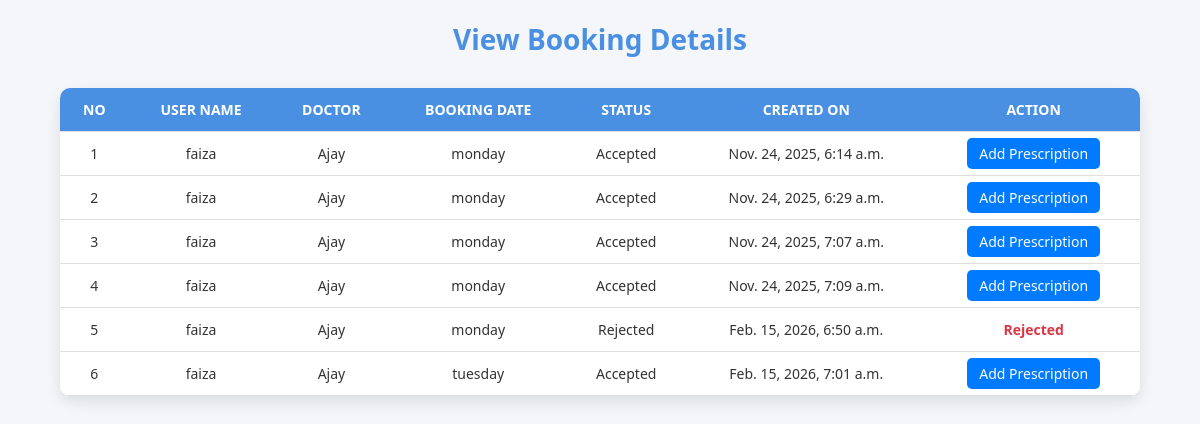
The page /ViewBooking on the database its author committed.
### healthapp/models.py (models this page shows)
class BookingTable(models.Model):
    USER = models.ForeignKey(UserTable,on_delete=models.CASCADE,blank=True,null=True)
    SCHEDULEID = models.ForeignKey(ScheduleTable,on_delete=models.CASCADE,blank=True,null=True)
    Booking_date = models.DateField(blank=True,null=True)
    Status = models.CharField(max_length=20,blank=True,null=True)
    Created_on = models.DateTimeField(blank=True,null=True, auto_now_add=True)

class UserTable(models.Model):
    UserName = models.CharField(max_length=30,blank=True, null=True)
    Gender = models.CharField(max_length=10, blank=True, null=True)
    DOB = models.DateField(blank=True,null=True)
    E_mail = models.CharField(max_length=30, blank=True, null=True)
    Phone = models.BigIntegerField(blank=True,null=True)
    Address = models.CharField(max_length=100,blank=True,null=True)
    City = models.CharField(max_length=30,blank=True,null=True)
    State = models.CharField(max_length=30,blank=True,null=True)
    Pincode = models.IntegerField(blank=True,null=True)
    LOGIN =models.ForeignKey(LoginTable,on_delete=models.CASCADE,null=True,blank=True)
    Created_at = models.DateTimeField(auto_now_add=True,blank=True,null=True)

class ScheduleTable(models.Model):
    DOCTOR = models.ForeignKey(DoctorTable,on_delete=models.CASCADE,blank=True,null=True)
    Day_of_week = models.CharField(max_length=30,blank=True,null=True)
    Start_Time = models.TimeField(blank=True,null=True)
    End_Time = models.TimeField(blank=True,null=True)

class DoctorTable(models.Model):
    UserName = models.CharField(max_length=30,blank=True,null=True)
    DOB = models.DateField(null=True,blank=True)
    Gender = models.CharField(max_length=10,blank=True,null=True)
    Specialization = models.CharField(max_length=80,blank=True,null=True)
    Qualification = models.CharField(max_length=80,blank=True,null=True)
    Experience_year = models.IntegerField(blank=True,null=True)
    E_mail = models.CharField(max_length=80,blank=True,null=True)
    Phone = models.BigIntegerField(blank=True,null=True)
    HOSPITAL = models.ForeignKey(HospitalTable,on_delete=models.CASCADE,blank=True,null=True)
    LOGIN = models.ForeignKey(LoginTable,on_delete=models.CASCADE,blank=True,null=True)
    Added_on = models.DateTimeField(auto_now_add=True, blank=True,null=True)

### healthapp/views.py (the view)
# urls.py: path("ViewBooking",ViewBooking.as_view(), name="ViewBooking"),
class ViewBooking(View):
    def get(self,request):
        obj = BookingTable.objects.all()
        return render(request, "Doctor/ViewBooking.html",{'val':obj})

### templates/Doctor/viewBooking.html (shortened to what this page needs)
<!DOCTYPE html>
<html lang="en">
<head>
</head>
<body>
  <h1>View Booking Details</h1>
  <table>
      <tr>
          <th>No</th>
          <th>User Name</th>
          <th>Doctor</th>
          <th>Booking Date</th>
          <th>Status</th>
          <th>Created On</th>
          <th>Action</th>
      </tr>
      {% for i in val %}
      <tr>
           <td>{{ forloop.counter }}</td>
           <td>{{ i.USER.UserName }}</td>
           <td>{{ i.SCHEDULEID.DOCTOR.UserName }}</td>
           <td>{{ i.SCHEDULEID.Day_of_week }}</td>
           <td>{{ i.Status }}</td>
           <td>{{ i.Created_on }}</td>
           <td>
              {% if i.Status == "Pending" %}
                  <a href="/accept_booking/{{ i.id }}" class="btn btn-accept">Accept</a>
                  <a href="/reject_booking/{{ i.id }}" class="btn btn-reject">Reject</a>
              {% elif i.Status == "Accepted" %}
                  <a href="/AddPrescription/{{ i.id }}" class="btn-prescription">Add Prescription</a>
              {% elif i.Status == "Rejected" %}
                  <span class="status-rejected">Rejected</span>
              {% endif %}
          </td>
      </tr>
      {% endfor %}
  </table>
</body>
</html>

### templates/Doctor/viewBooking.html (style rules this page uses)
body { font-family: 'Segoe UI', Tahoma, Geneva, Verdana, sans-serif; background-color: #f5f6fa; color: #333; margin: 20px 0; }
h1 { text-align: center; color: #4a90e2; margin-bottom: 30px; font-size: 28px; }
table { border-collapse: collapse; width: 90%; margin: 0 auto 40px auto; background-color: #fff; border-radius: 10px; box-shadow: 0 6px 15px rgba(0,0,0,0.1); overflow: hidden; }
th, td { text-align: center; padding: 12px 15px; border-bottom: 1px solid #e0e0e0; font-size: 14px; }
th { background-color: #4a90e2; color: white; font-weight: 600; text-transform: uppercase; }
a.btn-prescription { background-color: #007bff; color: white; padding: 6px 12px; border-radius: 5px; text-decoration: none; }
span.status-rejected { color: #dc3545; font-weight: 600; }

### rows shown on the page
BookingTable: USER.UserName "faiza", SCHEDULEID.DOCTOR.UserName "Ajay", SCHEDULEID.Day_of_week "monday", Status "Accepted", Created_on "Nov. 24, 2025, 6:14 a.m."
BookingTable: USER.UserName "faiza", SCHEDULEID.DOCTOR.UserName "Ajay", SCHEDULEID.Day_of_week "monday", Status "Accepted", Created_on "Nov. 24, 2025, 6:29 a.m."
BookingTable: USER.UserName "faiza", SCHEDULEID.DOCTOR.UserName "Ajay", SCHEDULEID.Day_of_week "monday", Status "Accepted", Created_on "Nov. 24, 2025, 7:07 a.m."
BookingTable: USER.UserName "faiza", SCHEDULEID.DOCTOR.UserName "Ajay", SCHEDULEID.Day_of_week "monday", Status "Accepted", Created_on "Nov. 24, 2025, 7:09 a.m."
BookingTable: USER.UserName "faiza", SCHEDULEID.DOCTOR.UserName "Ajay", SCHEDULEID.Day_of_week "monday", Status "Rejected", Created_on "Feb. 15, 2026, 6:50 a.m."
BookingTable: USER.UserName "faiza", SCHEDULEID.DOCTOR.UserName "Ajay", SCHEDULEID.Day_of_week "tuesday", Status "Accepted", Created_on "Feb. 15, 2026, 7:01 a.m."
